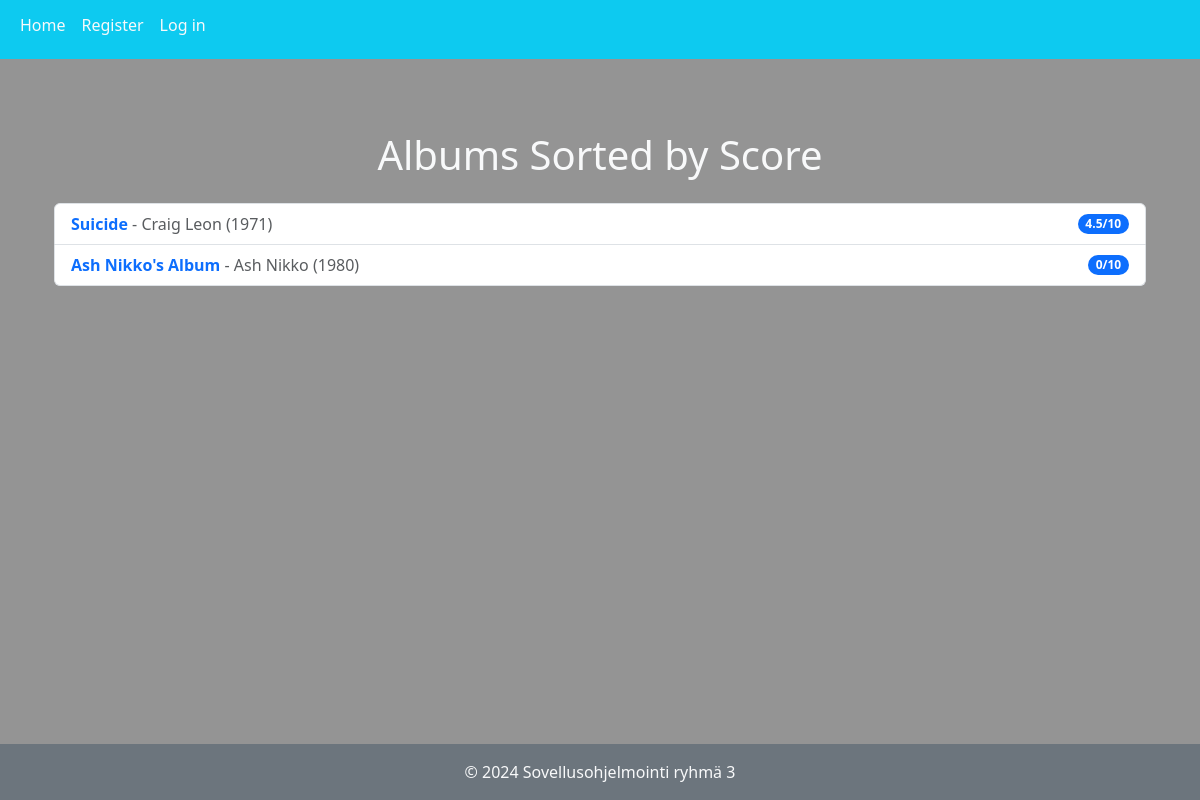
Page /albums/ on the earlier database version.
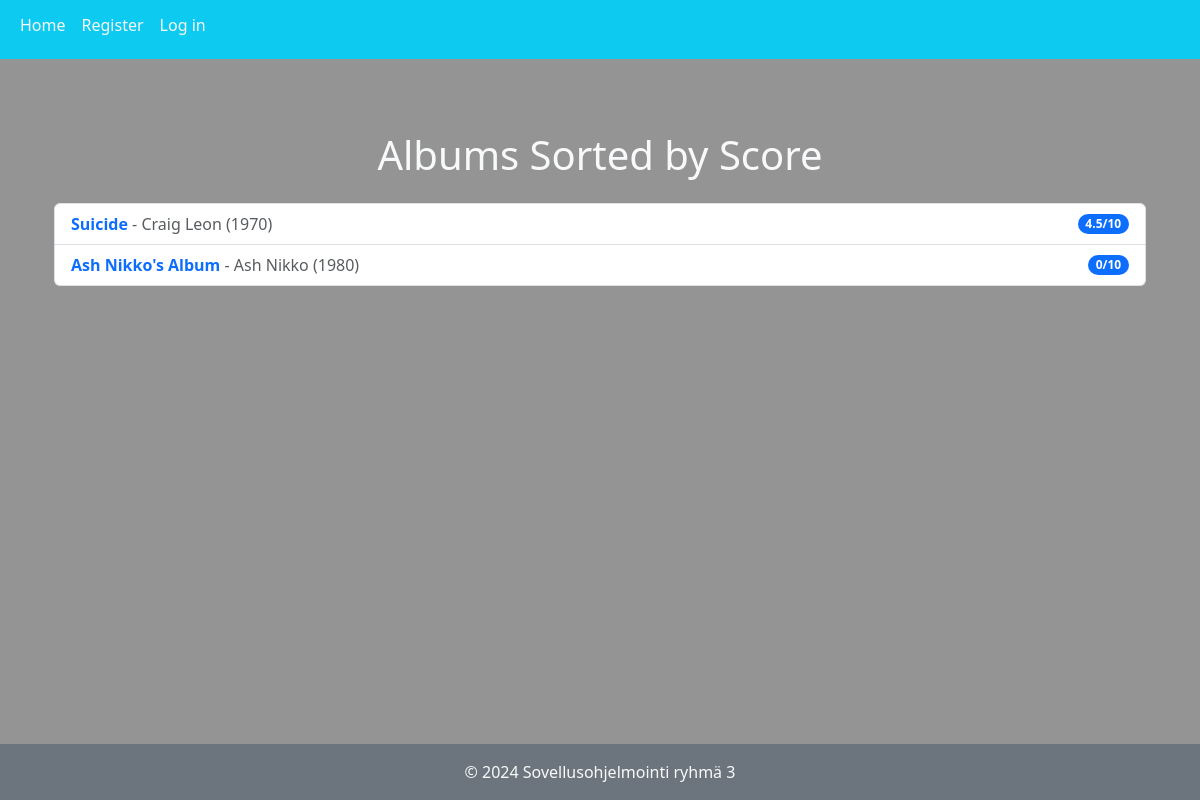
Same page on the later database version.
### music_app/models.py (models this page shows, shortened)
class Album(models.Model):
    name = models.CharField(max_length=300)
    release_year = models.IntegerField(default=1900,
                    validators=[
                        MaxValueValidator(datetime.datetime.now().year),
                        MinValueValidator(1900)])
    date_added = models.DateField(auto_now_add=True)
    artist = models.ForeignKey(Artist, on_delete=models.CASCADE)
    def get_avg_score(self):
        reviews = Review.objects.filter(
            content_type= ContentType.objects.get_for_model(self),
            object_id=self.id)
        if len(reviews) == 0:
            return 0
        else:
            combined_sum = 0
            for review in reviews:
                combined_sum += review.rating
            return combined_sum / len(reviews)

class Artist(models.Model):
    name = models.CharField(max_length=100)

class Review(models.Model):
    content_type = models.ForeignKey(ContentType, on_delete=models.CASCADE) # Song or album?
    object_id = models.PositiveIntegerField() # ID of song or album
    target_object = GenericForeignKey('content_type', 'object_id')
    content = models.TextField()
    rating = models.IntegerField(default=0,
                                validators=[
                                    MaxValueValidator(10),
                                    MinValueValidator(0),
                                ])
    date_created = models.DateField(auto_now_add=True)
    is_public = models.BooleanField(default=False) # Public means other users can see this review
    creator = models.ForeignKey(User, on_delete=models.CASCADE)

### music_app/views.py (the view)
# urls.py: path('albums/', views.album_list, name='album_list'),
def album_list(request):
    albums = sort_by_score(Album.objects.all())
    return render(request, 'music_app/albums.html', {'albums': albums})

### music_app/views.py (called while the page is built)
def sort_by_score(things:QuerySet):
    result = list(things)
    for thing in result:
        for other_thing in result:
            if other_thing != thing:
                if thing.get_avg_score() > other_thing.get_avg_score():
                    original_idx = result.index(thing)
                    other_idx = result.index(other_thing)
                    result.insert(other_idx, result.pop(original_idx))
                    break
                elif thing.get_avg_score() == other_thing.get_avg_score():
                    if thing.name < other_thing.name:
                        original_idx = result.index(thing)
                        other_idx = result.index(other_thing)
                        result.insert(other_idx, result.pop(original_idx))
                        break
    return result

### music_app/templates/music_app/albums.html (shortened to what this page needs)
{% extends "music_app/base.html" %}
{% block content %}
<div class="container my-5 ">
    <h1 class="text-center mb-4 text-light">Albums Sorted by Score</h1>
    <ul class="list-group">
        {% for album in albums %}
        <li class="list-group-item d-flex justify-content-between align-items-center">
            <a href="{% url 'music_app:track_list' album_id=album.id %}" class="text-decoration-none">
                <strong>{{ album.name }}</strong>
                <span class="text-muted">- {{ album.artist.name }} ({{ album.release_year }})</span>
            </a>
            <span class="badge bg-primary rounded-pill">{{ album.get_avg_score }}/10</span>
        </li>
        {% endfor %}
    </ul>
</div>
{% endblock %}

Differences in the rows shown:
changed Album "Suicide": release_year "1971" → "1970"
